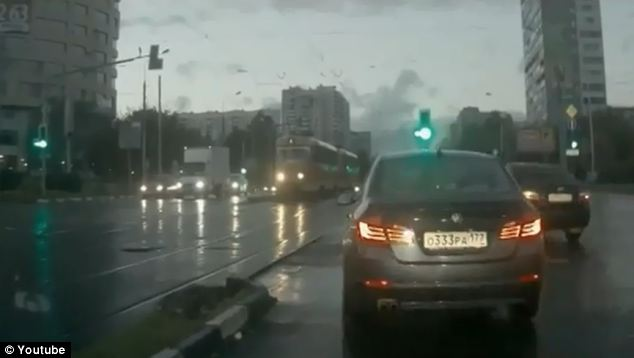
#> input picture DATA/car_plate.jpg, 634 x 358 px
$ python assesment.py
#> lines starting #> are read from the running program, lines starting #| are printed output that depends on the picture; after the words box and inside, x2 and y2 are one past the last pixel; in counts of white or black regions, pixels touching at a corner belong together
import cv2 as cv
import numpy as np
import matplotlib.pyplot as plt


def plot(img, title=''):
    plt.imshow(img, cmap='gray')
    plt.title(title)
    plt.show()


img = cv.imread('../DATA/car_plate.jpg')
#> img is the input picture: shape (358, 634, 3); mean B, G, R 90.3, 96.9, 88.7
# plot(img, 'cars')

plate_cascade = cv.CascadeClassifier('../DATA/haarcascades/haarcascade_russian_plate_number.xml')


def detect_plate(img):
    # scaleFactor=1.2, minNeighbors=5
    plate_coord = plate_cascade.detectMultiScale(img, scaleFactor=1.2)
    for x, y, w, h in plate_coord:
        cv.rectangle(img, (x, y), (x + w, y + h), (255, 0, 0), 10)
    return img


def detect_and_blur_plate(img):
    # scaleFactor=1.2, minNeighbors=5
    plate_img = img.copy()
    roi = img.copy()
    plate_rects = plate_cascade.detectMultiScale(plate_img, scaleFactor=1.3,minNeighbors=3)
#> plate_rects = [[418, 225, 78, 26]]
    print(plate_rects)
#| [[418 225  78  26]]
    for x, y, w, h in plate_rects:
        # make another picture as a copy of the previous one and blur it then put it where it should be

        roi = roi[y:y+h,x:x+w]
        roi = cv.medianBlur(roi,5)
        plate_img[y:y+h,x:x+w] = roi
#> this loop made 1 pass
#> pass 1, in detect_and_blur_plate, `roi = roi[y:y+h,x:x+w]`:
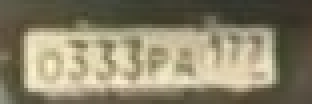
#> roi: shape (26, 78, 3) (shown 4 times larger); mean B, G, R 106, 130.7, 138.1
#> pass 1, in detect_and_blur_plate, `roi = cv.medianBlur(roi,5)`:
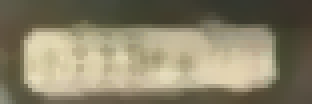
#> roi: shape (26, 78, 3) (shown 4 times larger); mean B, G, R 105.3, 129.8, 137.3
#> after the loop: plate_img: shape (358, 634, 3); 0.8% of pixels changed, all inside (x1, y1, x2, y2) = (418, 225, 496, 251)

    return plate_img


result = detect_and_blur_plate(img)
plot(result)
